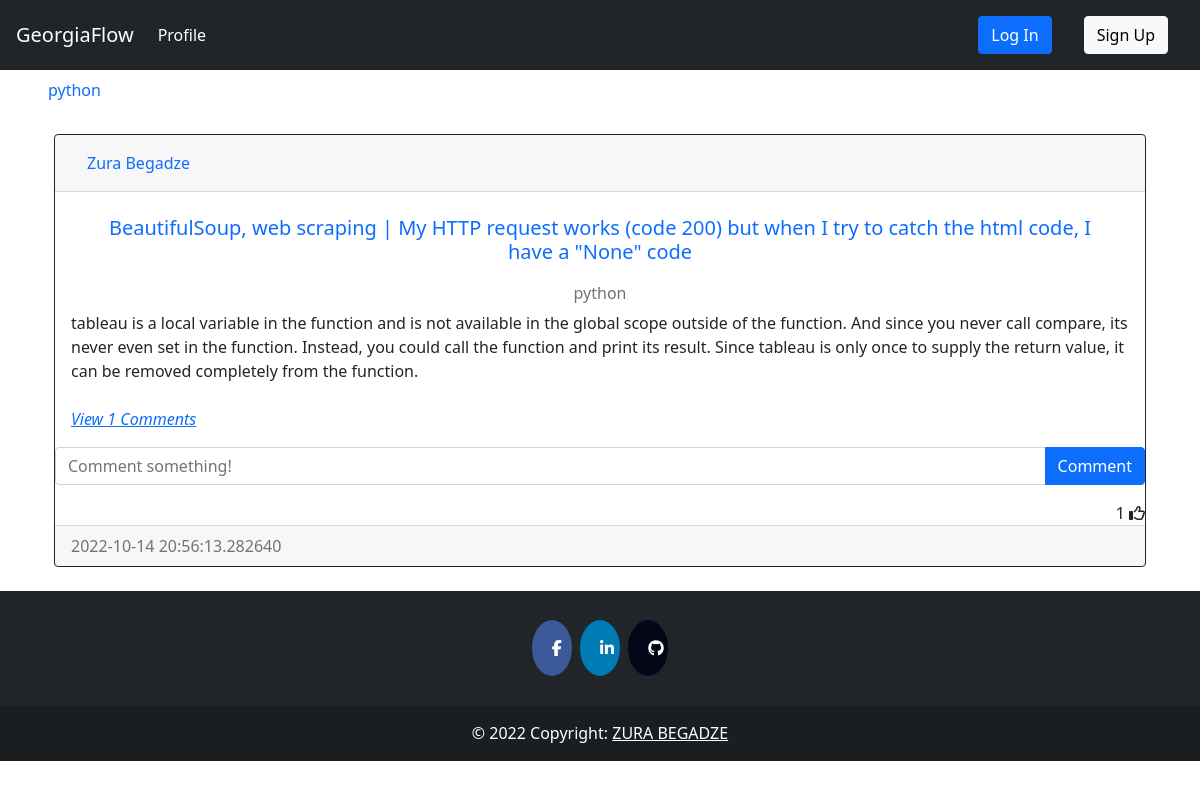
/post/1, run on the app's committed database.
### question/models.py (models this page shows, shortened)
class Tag(db.Model):
    __tablename__='tag'
    id =db.Column(db.Integer, primary_key=True)
    name = db.Column(db.String(40), nullable = False, unique=True, index=True)
    date_created = db.Column(db.DateTime, default = datetime.utcnow())
    author = db.Column(db.Integer, db.ForeignKey('user.id', ondelete="CASCADE"), nullable=False)

class Post(db.Model):
    __tablename__='post'
    id = db.Column(db.Integer, primary_key=True)
    heading = db.Column(db.String(500), nullable = False, index=True, unique=True)
    text = db.Column(db.Text, nullable=False)
    date_created = db.Column(db.DateTime, default = datetime.utcnow())
    tags = db.Column(db.String, db.ForeignKey('tag.name', ondelete="CASCADE"), unique=False, nullable=False)
    author = db.Column(db.Integer, db.ForeignKey('user.id', ondelete="CASCADE"), nullable=False)
    comments = db.relationship('Comment', backref='post', passive_deletes=True)
    likes = db.relationship('Like', backref='post', passive_deletes=True)
    corrects = db.relationship('Correct', backref='post', passive_deletes=True)

### auth/models.py (models this page shows, shortened)
class User(db.Model, UserMixin):
    __tablename__ = 'user'
    id = db.Column(db.Integer, primary_key=True)
    fullname = db.Column(db.String(200), nullable = False, index=True)
    email = db.Column(db.String(100), nullable = False, unique = True, index=True)
    linkedin = db.Column(db.String(50),  nullable = False)
    github = db.Column(db.String(45),  nullable = False)
    date_created = db.Column(db.DateTime, default = datetime.utcnow())
    password_hash = db.Column(db.String(128))
    posts = db.relationship('Post', backref='user', passive_deletes=True)
    tags = db.relationship('Tag', backref='user', passive_deletes=True)
    comments = db.relationship('Comment', backref='user', passive_deletes=True)
    likes = db.relationship('Like', backref='user', passive_deletes=True)
    correct = db.relationship('Correct', backref='correct_user', passive_deletes=True)

### question/views.py (the view)
@post.route('/post/<post_id>', methods=['GET', 'POST'])
def post_detail(post_id):
    tags = Tag.query.order_by(Tag.name).all()
    post = Post.query.filter_by(id=post_id).first()
    return render_template('detail.html', post=post, tags=tags)

### templates/detail.html (shortened to what this page needs)
{% extends 'base.html' %}
{% block content %}
    <div id="posts">
    <div class="card border-dark">
        <div class="card-header d-flex justify-content-between align-items-center">
            <a class="nav-item nav-link active" href="{{ url_for('auth.get_user', user_id=post.user.id) }}">{{post.user.fullname}}</a>
            <br />
        </div>
        <div class="card-body">
            <a class="card-title nav-item nav-link text-center" href="{{ url_for('post.post_detail', post_id=post.id) }}"><h5 >{{post.heading}}</h5></a>
            <h6 class="card-subtitle mb-2 text-muted text-center">{{post.tags}}</h6>
            <div class="card-text ">{{post.text}}</div>
            <br />
            <p class="card-text">
                {% if post.comments|length > 0 %}
                <a data-bs-toggle="collapse" href="#comments-{{post.id}}" role="button">
                <cite title="Source" >View {{post.comments|length}} Comments</cite>
                </a>
                {% else %}
                <small class="text-muted">No Comments</small>
                {% endif %}
            </p>
        </div>
        <form class="input-group mb-3" method="POST" action="/create-comment/{{post.id}}" >
            <input type="text" id="text"  name="text" class="form-control" placeholder="Comment something!" />
            <button type="submit" class="btn btn-primary">Comment</button>
        </form>
        <div class="text-right">
            <span id="likes-count-{{post.id}}">{{ post.likes|length }}</span>
            {% if current_user.id in post.likes|map(attribute="author")|list %}
            <i class="fas fa-thumbs-up" id="like-button-{{post.id}}" onclick="like('{{post.id}}')"></i>
            {% else %}
            <i class="far fa-thumbs-up" id="like-button-{{post.id}}" onclick="like('{{post.id}}')"></i>
            {% endif %}
        </div>
        <div class="card-footer text-muted">{{post.date_created}}</div>
    </div>
    <br/ >
    </div>
{% endblock %}

### templates/base.html (shortened to what this page needs)
<!DOCTYPE html>
<html lang="en">
    <head>
        <link rel="stylesheet" href="{{ url_for('static', filename='css/index.css')}}"></link>
        <link rel="stylesheet" href="https://cdnjs.cloudflare.com/ajax/libs/font-awesome/4.7.0/css/font-awesome.min.css"/>
        <link rel="stylesheet" href="https://cdn.jsdelivr.net/npm/bootstrap@5.2.0/dist/css/bootstrap.min.css"/>
        <link rel="stylesheet" href="https://cdn.jsdelivr.net/npm/bootstrap@4.6.2/dist/css/bootstrap.min.css"/>
        <link rel="stylesheet" href="https://cdn.jsdelivr.net/npm/bootstrap@4.1.3/dist/css/bootstrap.min.css"/>
        <link rel="stylesheet" href="https://cdn.jsdelivr.net/npm/bootstrap@5.0.2/dist/css/bootstrap.min.css"/>
    </head>
    <body>
        <nav class="navbar navbar-expand-lg   navbar-dark bg-dark">
            <a class="navbar-brand" href="{{ url_for('api.index') }}">GeorgiaFlow</a>
            <div class="collapse navbar-collapse" id="navbarTogglerDemo03">
                <ul class="navbar-nav mr-auto mt-2 mt-lg-0">
                    <li class="nav-item active">
                    <a class="nav-link" href="{{ url_for('auth.get_user', user_id=current_user.id) }}">Profile <span class="sr-only">(current)</span></a>
                    </li>
                </ul>
                {%if current_user.is_authenticated %}
                    <div class="btn-group" style="margin-right:5%">
                        <button type="button" class="btn btn-sm btn-secondary dropdown-toggle" data-bs-toggle="dropdown">{{current_user.fullname}}</button>
                        <ul class="dropdown-menu">
                            <li>
                                <a class="dropdown-item" href="{{ url_for('auth.get_user', user_id=current_user.id) }}">{{current_user.fullname}}</a>
                            </li>
                            <li>
                                <a class="dropdown-item" href="{{ url_for('auth.update', user_id=current_user.id) }}">Update Profile</a>
                            </li>
                            <li>
                                <a class="dropdown-item" href="{{ url_for('auth.update_password', user_id=current_user.id) }}">Update Password</a>
                            </li>
                            <div class="dropdown-divider"></div>
                            <a class="dropdown-item" href="{{ url_for('auth.logout') }}">Log Out</a>
                            </div>
                        </ul>
                    </div>
                {%else%}
                    <a class="nav-link" href="{{ url_for('auth.login') }}"><button type="button" class="btn btn-primary">Log In</button></a>
                    <a class="nav-link" href="{{ url_for('auth.signup') }}"><button type="button" class="btn btn-light">Sign Up</button></a>
                {%endif%}
            </div>
        </nav>
        <nav class="navtag ">
            <ul class="navtagul">
                {%for tag in tags%}
                    <li><a class="navtaga nav-link" href="{{ url_for('post.tag_posts', tag_name=tag.name) }}">{{tag.name}}</a></li>
                {%endfor%}
            </ul>
        </nav>
        <div class="container">{% block content %}{% endblock %}</div>
        {%block footer%}
        <footer class="bg-dark text-center text-white">
            <div class="container p-4 pb-0">
                <section class="mb-4">
                    <a href="https://www.facebook.com/zura.begadze.35/" class="fa fa-facebook"></a>
                    <a href="https://www.linkedin.com/in/zura-begadze/" class="fa fa-linkedin"></a>
                    <a href="https://github.com/papitokarlo" class="fa fa-github"></a>
            </section>
            </div>
            <div class="text-center p-3" style="background-color: rgba(0, 0, 0, 0.2);">
                © 2022 Copyright:
                <a class="text-white" href="">ZURA BEGADZE</a>
            </div>
        </footer>
        {%endblock%}
    </body>
</html>

### static/css/index.css (style rules this page uses)
.navtag { position: relative; overflow: hidden; scroll-behavior: smooth; }
.navtagul { display: flex; overflow: auto; list-style: none; text-align: center; white-space: nowrap; background-color: rgba(rgb(124, 116, 116), green, blue, alpha); }
.navtaga { display: block; padding: .5rem .75rem; overflow: hidden; background-color: rgba(rgb(119, 136, 127), green, blue, alpha); }
.fa { padding: 20px; font-size: 30px; width: 30px; text-align: center; text-decoration: none; margin: 5px 2px; border-radius: 50%; }
.fa-facebook { background: #3B5998; color: white; }
.fa-linkedin { background: #007bb5; color: white; }
.fa-github { background: #030617; color: white; }

### data on the page
Tag: name "python"
User: user.fullname "Zura Begadze"
Post: heading "BeautifulSoup, web scraping | My HTTP request works (code 200) but when I try to catch the html code, I have a \"None\" code", tags "python", text "tableau is a local variable in the function and is not available in the global scope outside of the function. And since you never call compare, its never even set in the function. Instead, you could call the function and print its result. Since tableau is only once to supply the return value, it can be removed completely from the function.", date_created "2022-10-14 20:56:13.282640"

### other printed values
{{ post.comments|length }} "1"
{{ post.likes|length }} "1"
